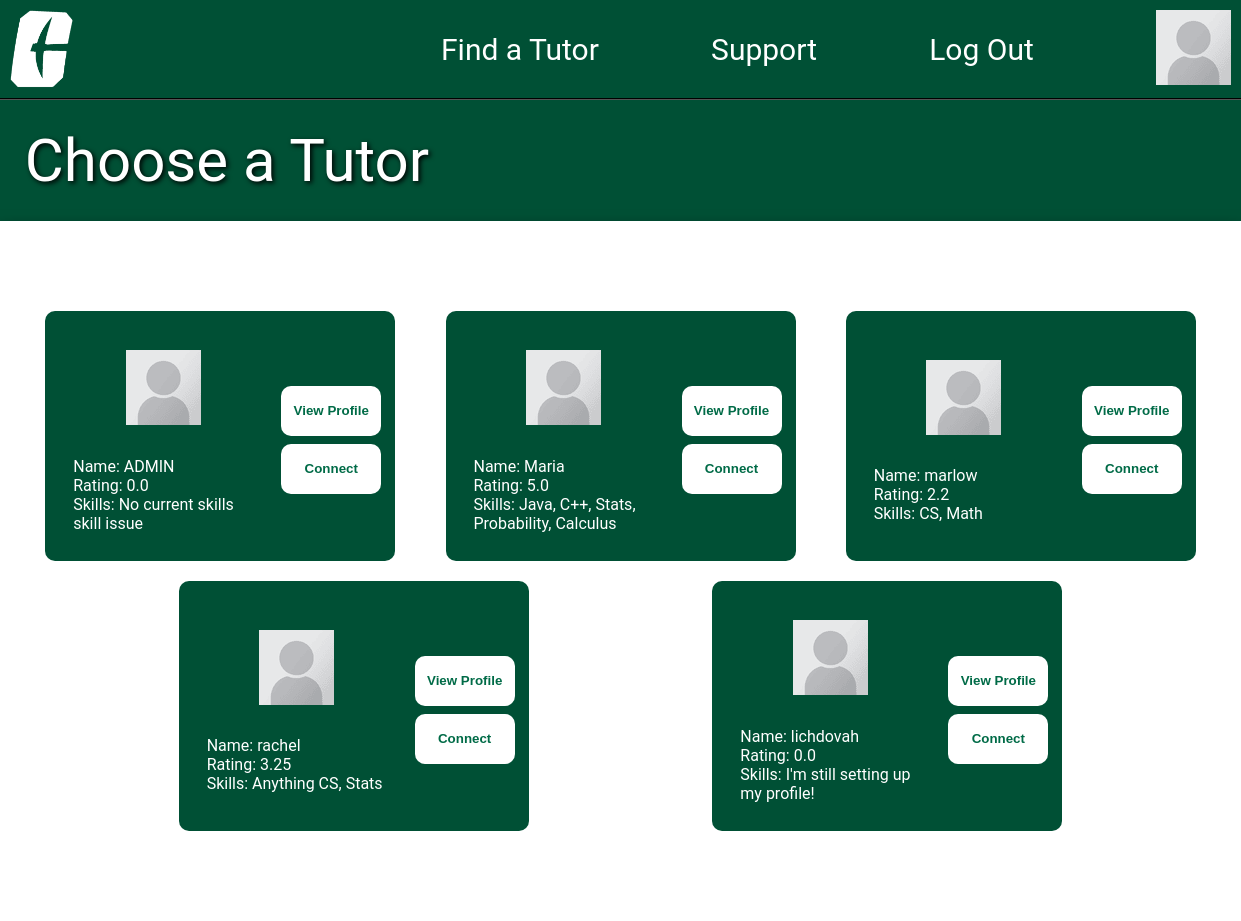
The page /choose-a-tutor/ (signed in) on the database as committed earlier.
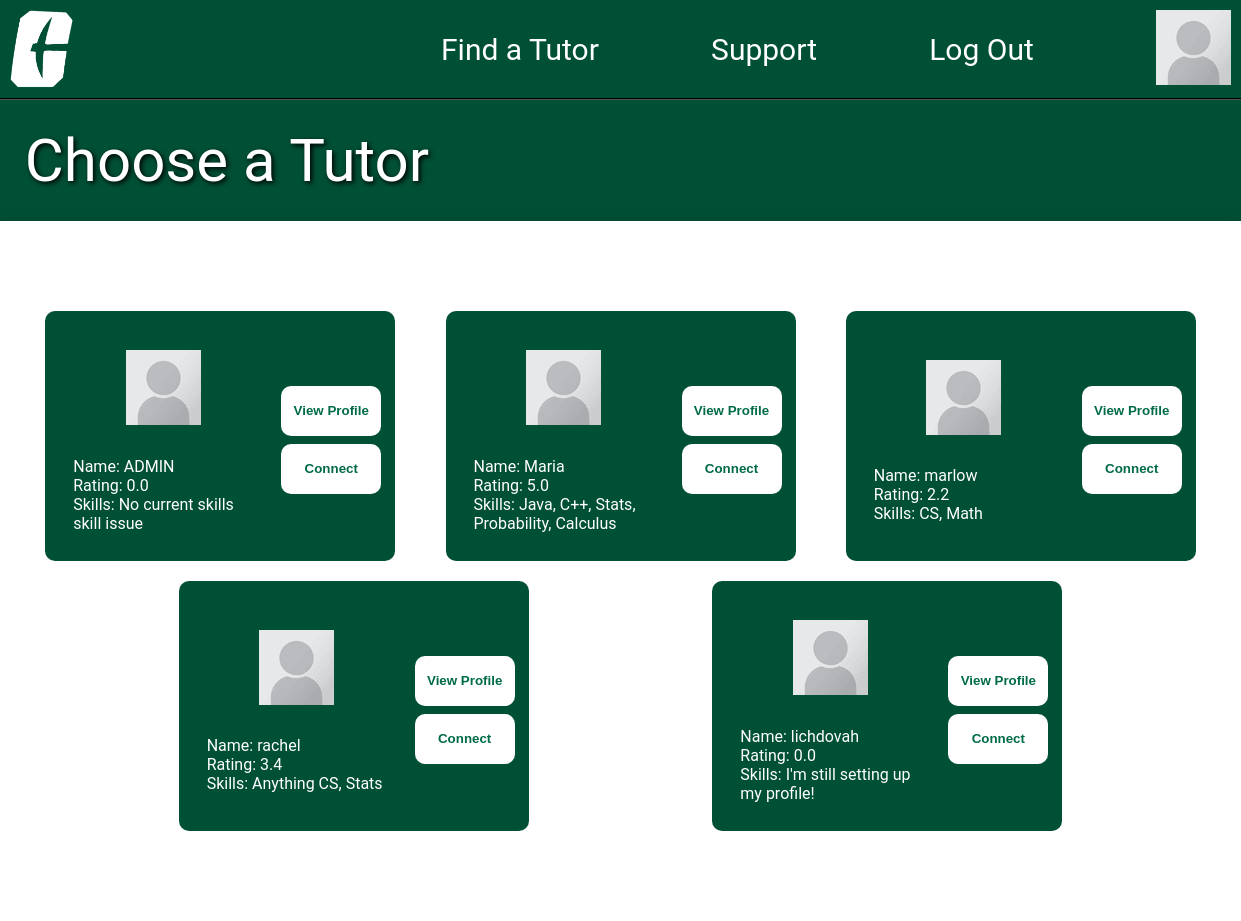
The same page on the database as committed later.
### base/models.py (models this page shows, shortened)
class User(AbstractUser):
    email = models.EmailField(unique=True, null=True)
    bio = models.TextField(null=True, default="I'm still setting up my profile!")
    avatar = models.ImageField(null=True, default="profile-pic-placeholder.png")
    classes = models.ManyToManyField('Classes', blank=True)
    skills = models.TextField(null=True,blank=True, default="I'm still setting up my profile!")
    currentYear = models.CharField(max_length=50, null=True, blank=True, default="I'm still setting up my profile!")
    tutor = models.BooleanField(default=False)
    rating = models.FloatField(default=0.00)
    USERNAME_FIELD = 'email'
    REQUIRED_FIELDS = ['username']

### base/views.py (the view)
# urls.py: path('choose-a-tutor/', views.ChooseATutor, name='choose-a-tutor'),
@login_required(login_url='login')
def ChooseATutor(request):
    tutors = get_tutors_by_skill(request)
    context = {
        'tutors': tutors,
    }
    return render(request, 'base/choose-a-tutor.html', context)

### base/views.py (called while the page is built, shortened)
def get_tutors_by_skill(request):
    query = request.GET.get('q', '').strip()
    tutors = User.objects.all()
    return tutors

### base/templates/base/choose-a-tutor.html
{% extends 'main.html' %}
{% block content %}
<body class="choose-a-tutor">
    <p class = "title-style"">Choose a Tutor</p>
    <div class="choose-a-tutor-Body">
        {% if tutors %}
            {% for tutor in tutors %}
            <div class = "choose-a-tutor-Profile">
                <div class="tutor-card-left">
                    <div class = "choose-a-tutor-Profile-Image"><img src = "../static/images/profile-pic-placeholder.png"/></div>
                    <div class = "choose-a-tutor-Profile-Info">
                        <div class = "choose-a-tutor-Profile-Name">Name: {{tutor.username}}</div>
                        <div class = "choose-a-tutor-Profile-Rating">Rating: {{tutor.rating}}</div>
                        <div class = "choose-a-tutor-Profile-Major">Skills: {{tutor.skills|default:"Not Specified"}}</div>
                    </div>
                </div>
                <div class="tutor-card-right">
                    <div class = "choose-a-tutor-Profile-Button">
                        <a href = "{% url 'user-profile' tutor.id%}" type="submit"><input type="submit" value="View Profile" /></a>
                        <a href = "{% url 'zoom-page' %}" type="submit"><input type="submit" value="Connect" /></a>
                    </div>
                </div>
            </div>
            {% endfor %}
        {% else %}
            <div class="choose-a-tutor-no-tutors-found">
                <p>No tutors found matching your search criteria.</p>
                <p>Please try different keywords or check back later.</p>
            </div>
        {% endif %}
    </div>
</body>
{% endblock %}

Rows that differ between the two databases and show on the page:
changed User "rachel": rating "3.25" → "3.4"
